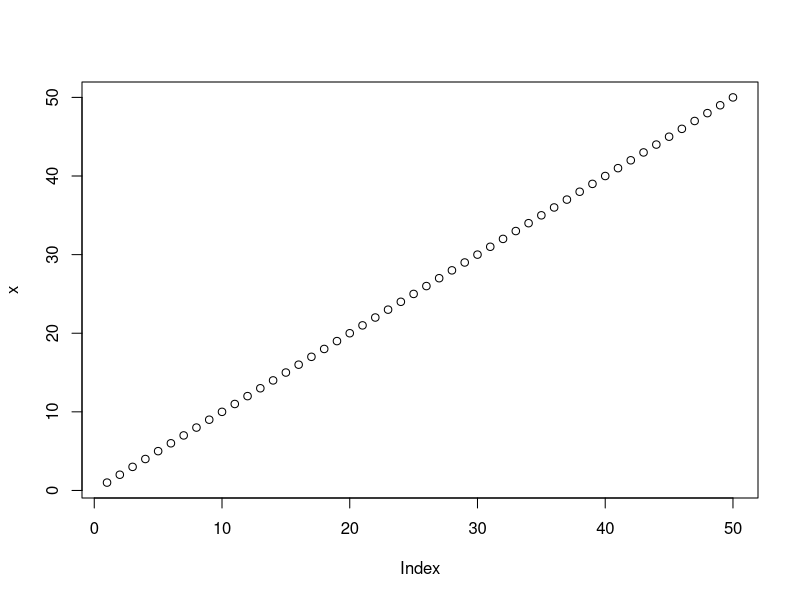
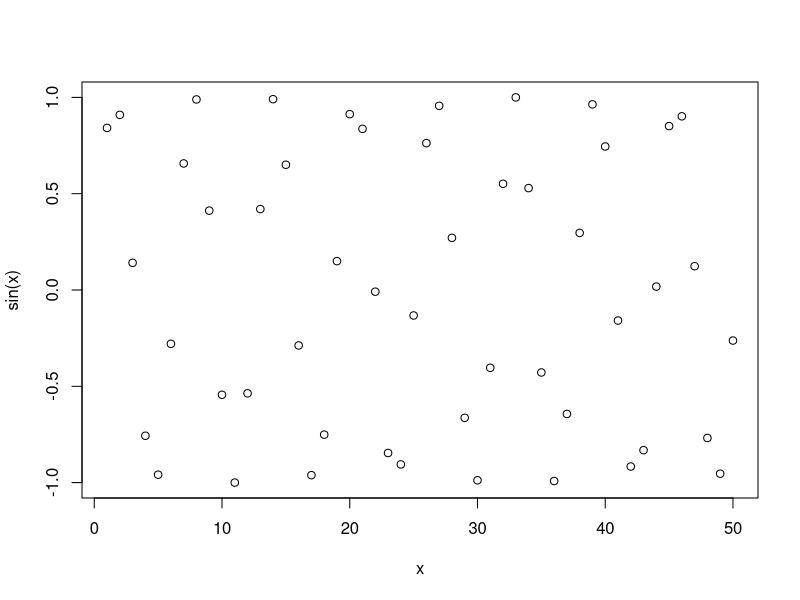
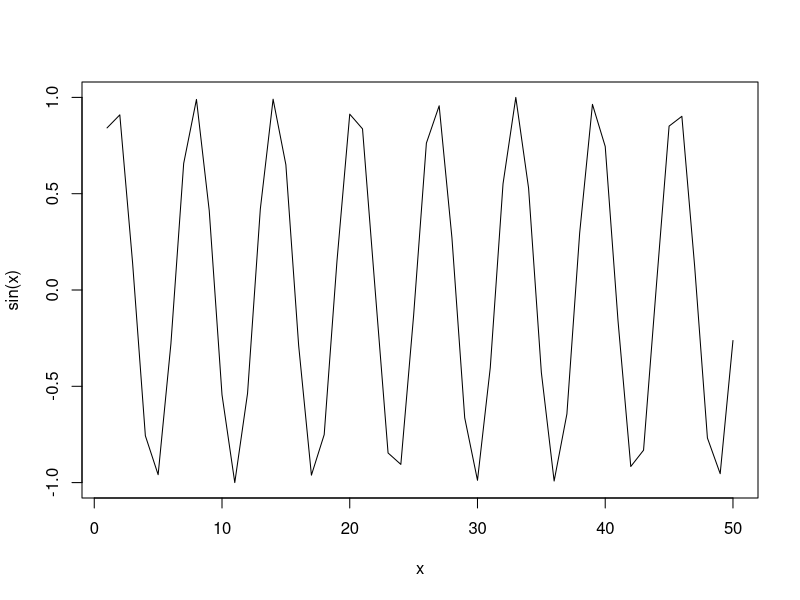
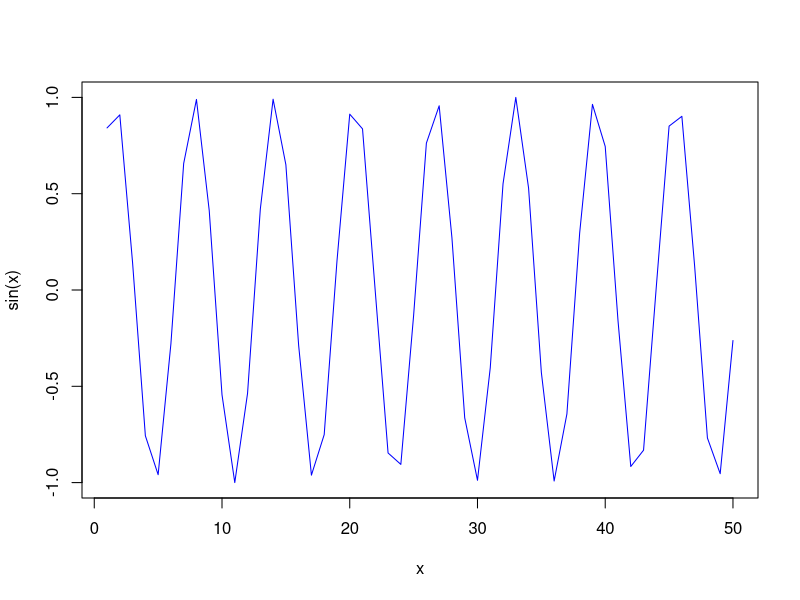
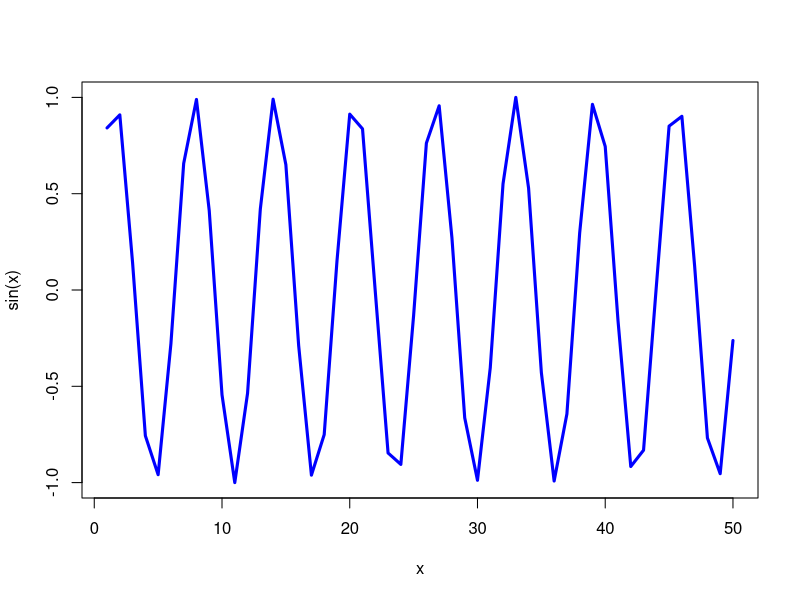

Generate these figures, in order, with R:
# My first R script

# assigning group of values to var x
x <- 1:50

#plot var x
plot(x)

#plot with sin
plot(x,sin(x))

#plot with sin with linear type
plot(x,sin(x), typ = "l")

#plot with sin in blue color
plot(x,sin(x), typ = "l", col = " blue")

#plot with sin
plot(x,sin(x), typ = "l", col = " blue", lwd =3)
